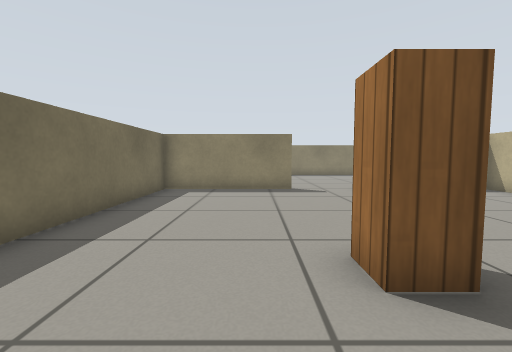
view 1 (above)

17 first-person views from a walk through a Gazebo world. The camera is 0.57 m above the floor, tilts 4° down and sees 90° across. The floor is counted in squares, 0.5 m on a side. Each view is taken from the middle of a square. On the plan, view 1 faces up. The plan holds only what a view shows up to about 12 squares ahead; the rest is blank. Simple patterns stand in for the simulator's built-in surfaces. Surface patterns are stand-ins for the level's own textures.

view 2
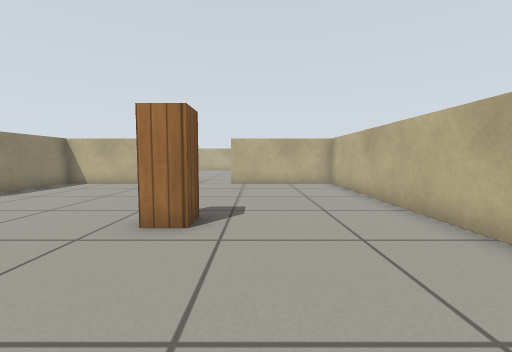

view 3
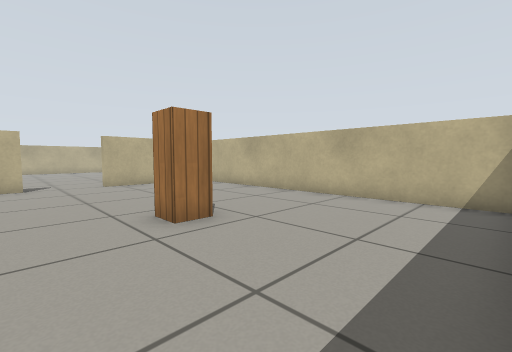

view 4
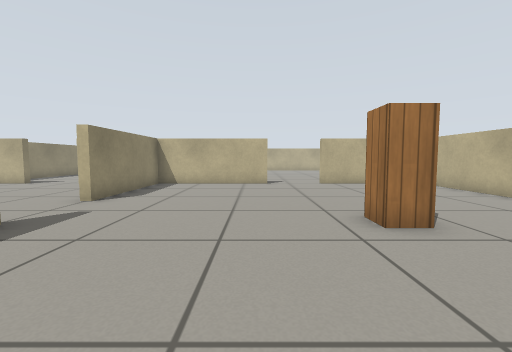

view 5
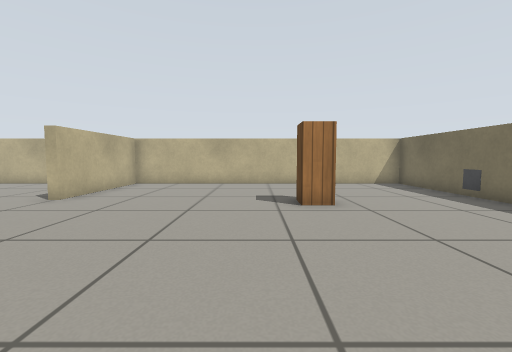

view 6
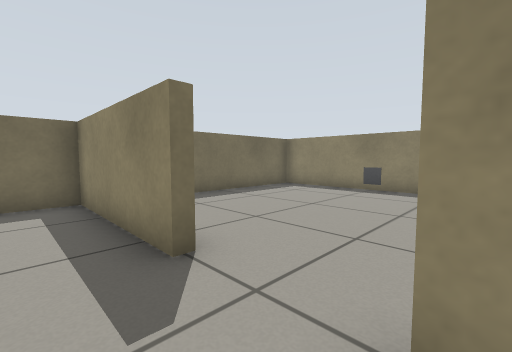

view 7
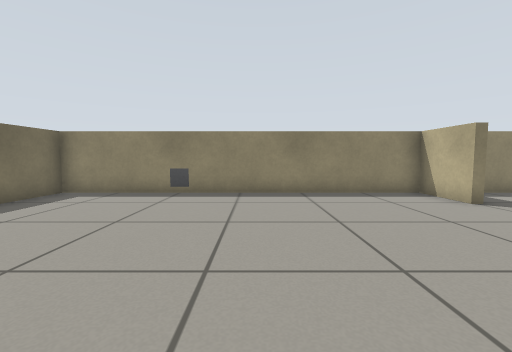

view 8
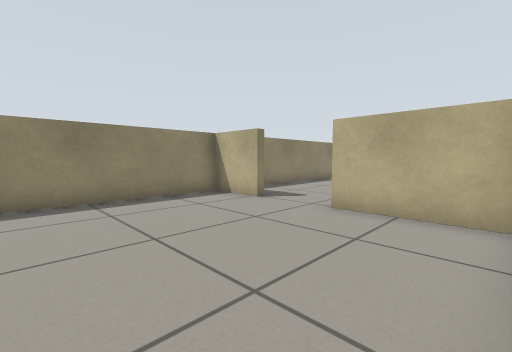

view 9
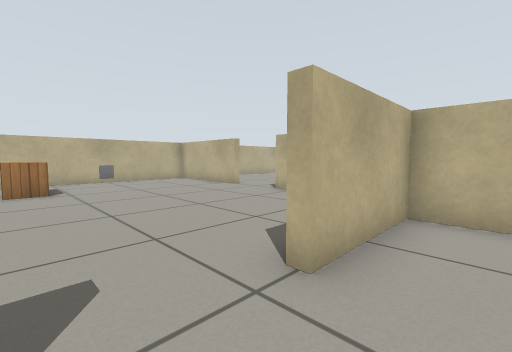

view 10
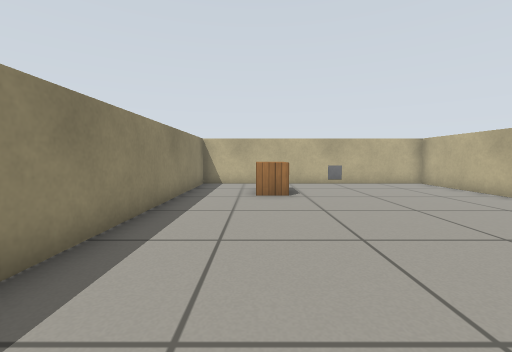

view 11
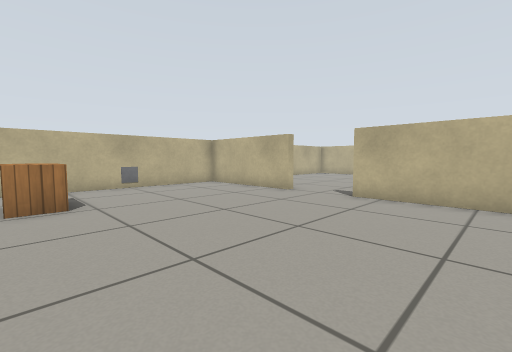

view 12
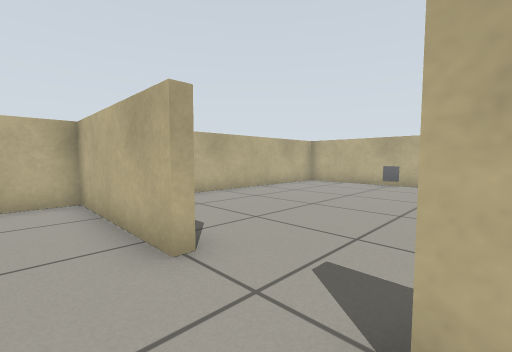

view 13
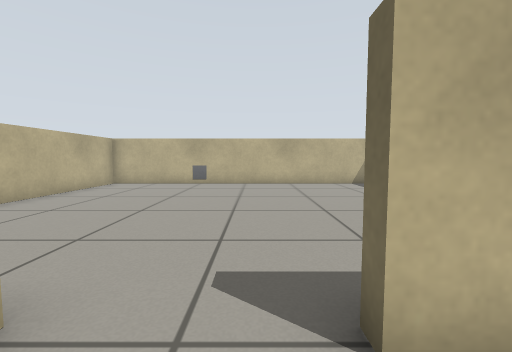

view 14
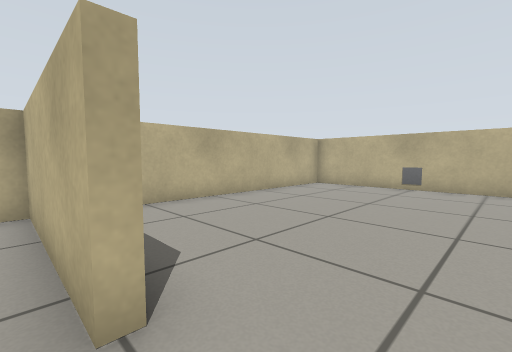

view 15
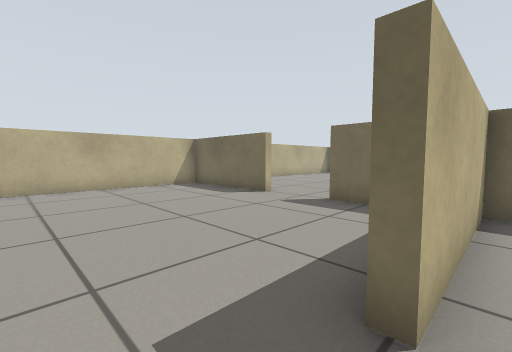

view 16
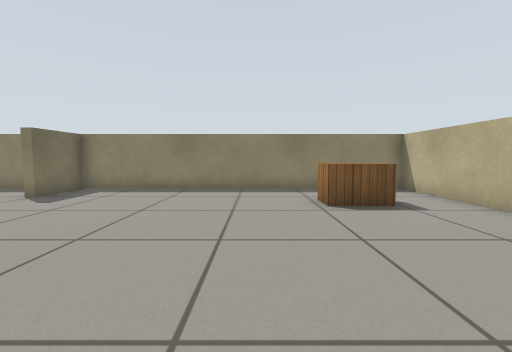

view 17
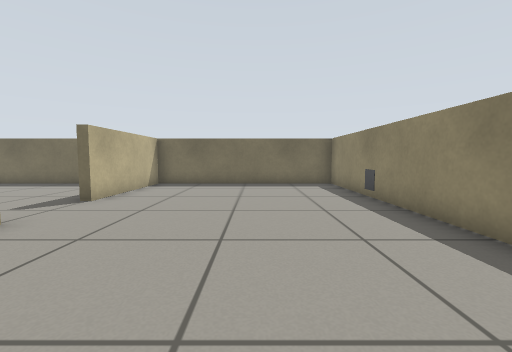

### Floor plan
Points are (right, up) in squares from view 1. A wall is a line through its corners. A room is listed if a view was taken in it or the views show most of it. See-through windows are left out.
Room 1 (views 1, 2, 3, 4, 5, 6, 7)
walls: (8.4, 4.4) (8.4, 9.4) (3.7, 9.4); (1.3, 9.4) (-3.3, 9.4) (-3.3, -2.4) (8.4, -2.4) (8.4, 2.1) (8.6, 2.1)
ways out: opening at (2.5, 9) to room 2; opening at (9, 3.5) to room 3
objects: marker (-3, 2); pillar (1, 2) to (2, 3)
Room 2 (views 8, 9, 17)
walls: (3.7, 9.4) (3.7, 9.8); (6.9, 9.6) (8.4, 9.6) (8.4, 12.9); (8.6, 15.3) (8.4, 15.3) (8.4, 17.3) (-3.3, 17.3) (-3.3, 9.6) (1.3, 9.6) (1.3, 9.4)
ways out: opening at (2.5, 9) to room 1; opening at (9, 14) to room 3
objects: marker (1, 17)
Room 3 (views 10, 11, 12, 13, 14, 15, 16)
walls: (15.7, 7.2) (15.7, 7.6) (20.3, 7.6) (20.3, 17.3) (8.6, 17.3) (8.6, 15.3); (8.6, 8.1) (8.6, 7.6) (13.3, 7.6) (13.3, 7.2); (8.6, 5.6) (8.6, 4.5); (8.4, 12.9) (8.8, 12.9); (8.6, 2.1) (8.6, -2.4) (20.3, -2.4) (20.3, 5.6)
ways out: opening at (9, 3.5) to room 1; opening at (9, 14) to room 2
objects: marker (17, -2); crate (17, 14) to (18, 15); marker (20, 12)

Positions as (right, up) in squares from view 1, and headings:
1: (0, 0), facing up
2: (-3, 1), facing right
3: (-3, 5), facing down-right
4: (-3, 5), facing right
5: (3, 9), facing down
6: (4, 8), facing up-left
7: (3, 9), facing up
8: (3, 10), facing up-right
9: (7, 15), facing down-right
10: (9, 15), facing right
11: (10, 15), facing down-right
12: (13, 9), facing down-right
13: (14, 9), facing down
14: (14, 8), facing down-right
15: (15, 8), facing down-left
16: (15, 8), facing up
17: (8, 14), facing left
